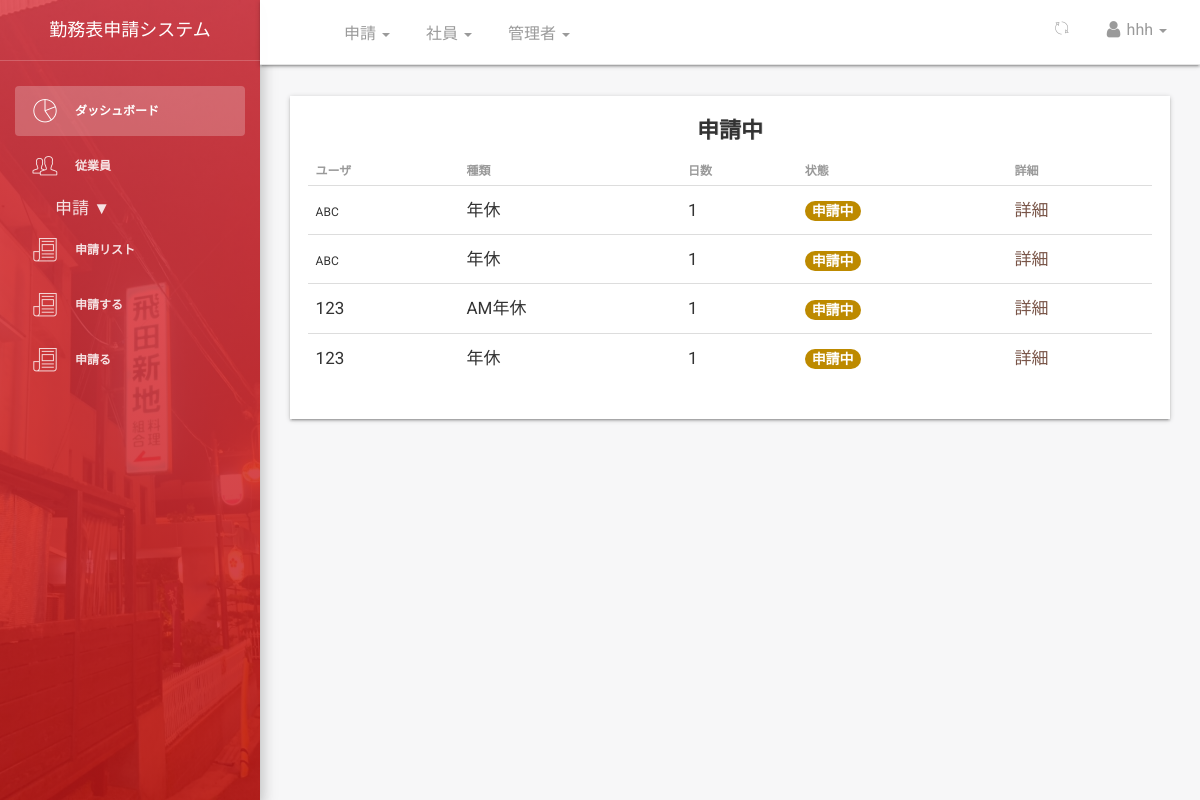
The page /dashboard/leaves/pending/all/ (signed in) on the database its author committed.
### leave/models.py (models this page shows, shortened)
class Leave(models.Model):
	user = models.ForeignKey(User,on_delete=models.CASCADE,default=1)
	startdate = models.DateField(verbose_name=_('開始日'),help_text='leave start date is on ..',null=True,blank=False)
	enddate = models.DateField(verbose_name=_('終了日'),help_text='coming back on ...',null=True,blank=False)
	leavetype = models.CharField(verbose_name=_('理由'),choices=LEAVE_TYPE,max_length=25,default=SICK,null=True,blank=False)
	reason = models.CharField(verbose_name=_('Reason for Leave'),max_length=255,help_text='add additional information for leave',null=True,blank=True)
	defaultdays = models.PositiveIntegerField(verbose_name=_('Leave days per year counter'),default=DAYS,null=True,blank=True)
	status = models.CharField(max_length=12,default='申請中') #pending,approved,rejected,cancelled
	is_approved = models.BooleanField(default=False) #hide
	updated = models.DateTimeField(auto_now=True, auto_now_add=False)
	created = models.DateTimeField(auto_now=False, auto_now_add=True)
	objects = LeaveManager()
	class Meta:
		verbose_name = _('Leave')
		verbose_name_plural = _('Leaves')
		ordering = ['-created'] #recent objects
	@property
	def leave_days(self):
		days_count = ''
		startdate = self.startdate
		enddate = self.enddate
		if startdate > enddate:
			return
		dates = (enddate - startdate)
		ddd = dates.days
		ddd = ddd + 1
		return ddd

### dashboard/views.py (the view)
# urls.py: path('leaves/pending/all/',views.leaves_list,name='leaveslist'),
def leaves_list(request):
	if not (request.user.is_staff and request.user.is_superuser):
		return redirect('/')
	leaves = Leave.objects.all_pending_leaves()
	return render(request,'dashboard/leaves_recent.html',{'leave_list':leaves,'title':'leaves list - pending'})

### leave/manager.py (called while the page is built)
	def all_pending_leaves(self):
		return super().get_queryset().filter(status = '申請中').order_by('-created')# applying FIFO

### templates/dashboard/leaves_recent.html (shortened to what this page needs)
{% extends '_layout.html' %}
 {% block navheader %}
 	{% include 'includes/navheader_employee_app.html' %}
 {% endblock %}
 {% block content %}
        <section class="content">
            <section class="container-fluid">
            	   <section class="row">
                        <section class="col col-sm-8 offset-sm-2">
                        </section>
                    </section>
                	<div class="table-responsive table-shadow">
                		<div class="text-center table-description">
                			<h4 class="title-h3" style="text-shadow: 1px 0px rgba(0,0,0,0.11)">申請中</h4>
                		</div>
                		<table class="table">
							  <thead>
							    <tr>
							      <th scope="col"><b>ユーザ</b></th>
							      <th scope="col"><b>種類</b></th>
							      <th scope="col"><b>日数</b></th>
							      <th scope="col"><b>状態</b></th>
							      <th scope="col"><b>詳細</b></th>
							    </tr>
							  </thead>
							  <tbody>
							  	{% for leave in leave_list %}
							    <tr>
							      <td>{{ leave.user }}</td>
							      <td>{{ leave.leavetype}}</td>
							      <td>{{ leave.leave_days  }}</td>
							      <td><span class="badge badge-success" style="background-color:rgb(189, 138, 0); font-size: 14px;">{{ leave.status }}</span></td>
							      <td>
							      	<a href="{% url 'dashboard:userleaveview' leave.id %}" style="color: #795548;">
							      	    <span>詳細</span>
							      	</a>
							      </td>
							    </tr>
							    {% endfor %}
							  </tbody>
						</table>
					</div>
            </section>
        </section>
 {% endblock %}

### templates/includes/navheader_employee_app.html (shortened to what this page needs)
 {% load static %}
 <nav class="navbar navbar-default navbar-fixed shadow">
            <div class="container-fluid">
                <div class="collapse navbar-collapse">
                    <ul class="nav navbar-nav navbar-left">
                        <li>
                            <a href="" class="dropdown-toggle" data-toggle="dropdown">
                            </a>
                        </li>
                        <li class="dropdown">
                        <a href="" class="dropdown-toggle" data-toggle="dropdown">
                                    <p>
                                        申請
                                        <b class="caret"></b>
                                    </p>
                              </a>
                        </li>
                        {% if request.user.is_superuser and request.user.is_staff %}
                        <li class="dropdown">
                              <a href="" class="dropdown-toggle" data-toggle="dropdown">
                                    <p>
                                        社員
                                        <b class="caret"></b>
                                    </p>
                              </a>
                        </li>
                        {% endif %}
                        {% if request.user.is_superuser and request.user.is_staff %}
                        <li class="dropdown">
                              <a href="" class="dropdown-toggle" data-toggle="dropdown">
                                    <p>
                                        管理者
                                        <b class="caret"></b>
                                    </p>
                              </a>
                        </li>
                        {% endif %}
                    </ul>
                    <ul class="nav navbar-nav navbar-right">
                        <li class="dropdown">
                              <a href="" class="dropdown-toggle refresh-page" data-toggle="dropdown" title="Refresh Current Page">
                                    <i class="pe-7s-refresh-2"></i>
                              </a>
                        </li>
                        <li class="dropdown">
                              <a href="" class="dropdown-toggle" data-toggle="dropdown">
                                    <p>
                                        <i class="fa fa-user"></i> {{ request.user}}
                                        <b class="caret"></b>
                                    </p>
                              </a>
                        </li>
                    </ul>
                </div>
            </div>
        </nav>

### rows shown on the page
Leave: user "abc", leavetype "年休", leave_days "1", status "申請中"
Leave: user "abc", leavetype "年休", leave_days "1", status "申請中"
Leave: user "123", leavetype "AM年休", leave_days "1", status "申請中"
Leave: user "123", leavetype "年休", leave_days "1", status "申請中"

### other values the page prints
{{ request.user }} "hhh"
